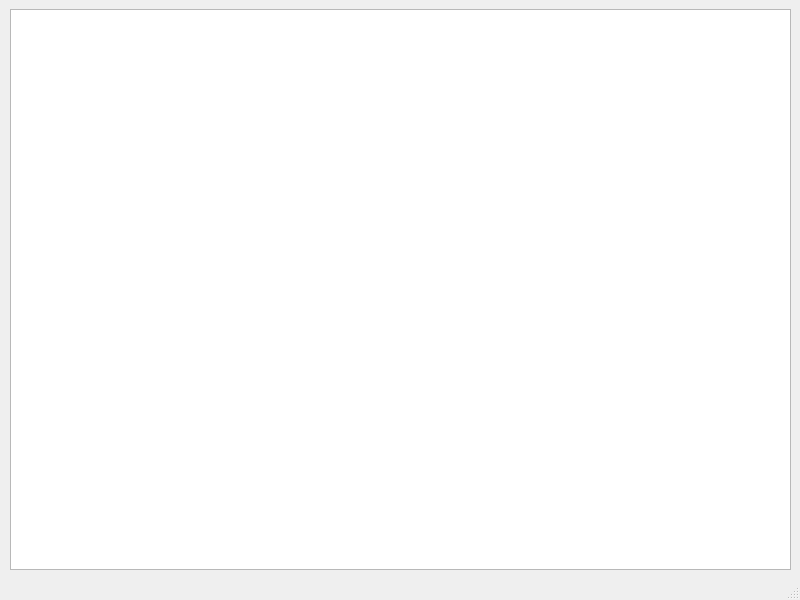
<?xml version="1.0" encoding="UTF-8"?>
<ui version="4.0">
 <class>Text_Editor</class>
 <widget class="QMainWindow" name="Text_Editor">
  <property name="geometry">
   <rect>
    <x>0</x>
    <y>0</y>
    <width>800</width>
    <height>600</height>
   </rect>
  </property>
  <property name="windowTitle">
   <string>Text editor</string>
  </property>
  <widget class="QWidget" name="centralwidget">
   <widget class="QPlainTextEdit" name="plainTextEdit">
    <property name="geometry">
     <rect>
      <x>10</x>
      <y>9</y>
      <width>781</width>
      <height>561</height>
     </rect>
    </property>
   </widget>
  </widget>
  <widget class="QMenuBar" name="menubar">
   <property name="geometry">
    <rect>
     <x>0</x>
     <y>0</y>
     <width>800</width>
     <height>21</height>
    </rect>
   </property>
  </widget>
  <widget class="QStatusBar" name="statusbar"/>
 </widget>
 <resources/>
 <connections/>
</ui>
